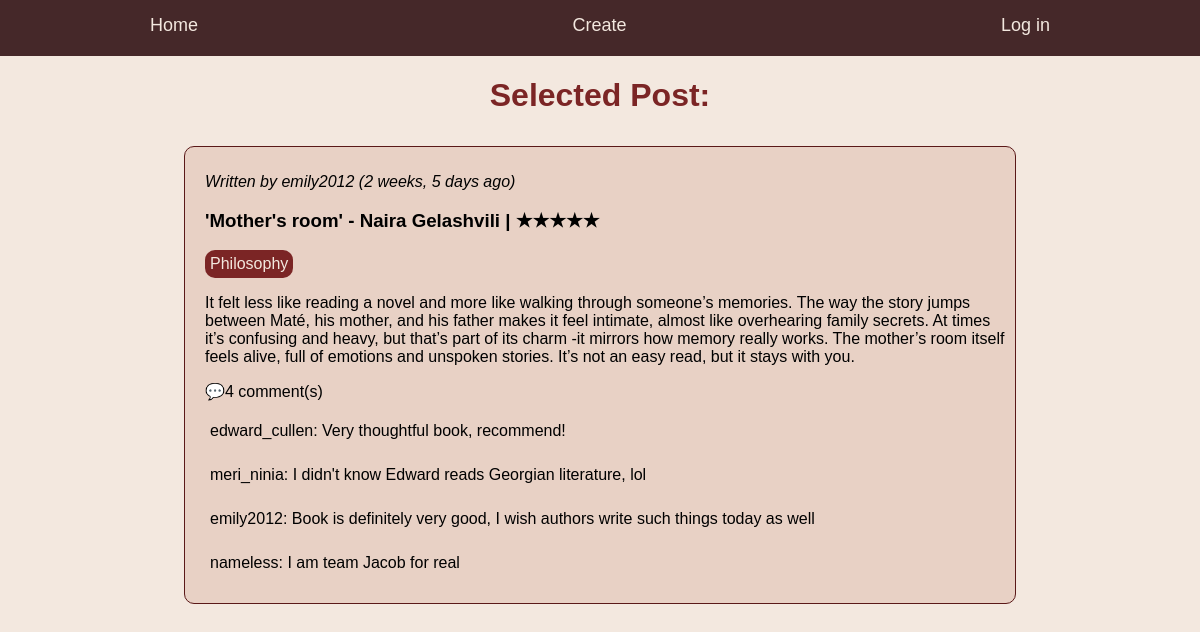
The app's page /review/5/ with its own data.
### books/models.py (models this page shows, shortened)
class Review(models.Model):
    user = models.ForeignKey(User, on_delete = models.CASCADE)
    book = models.ForeignKey(Book, on_delete = models.CASCADE)
    rating = models.IntegerField(
        default = 5,
        validators=[MinValueValidator(1), MaxValueValidator(5)]
    )
    def stars(self):
            return "★" * self.rating + "☆" * (5 - self.rating)
    content = models.TextField()
    created_at = models.DateTimeField(auto_now_add=True)
    class Meta:
        constraints =[
            models.UniqueConstraint(fields=['user', 'book'], name='unique_review_per_user_per_book')
        ]

class Book(models.Model):
    author = models.ForeignKey(Author, on_delete = models.CASCADE)
    title = models.CharField(max_length=200)
    genre = models.ManyToManyField(Genre)

class Author(models.Model):
    name = models.CharField(max_length=30)
    surname = models.CharField(max_length=30)
    def __str__(self):
        return f"{self.name} {self.surname}"

class Genre(models.Model):
    genre_name = models.CharField(max_length=30, unique = True)

class Comment(models.Model):
    user = models.ForeignKey(User, on_delete = models.CASCADE)
    review_post = models.ForeignKey(Review, related_name = "comments", on_delete = models.CASCADE)
    comment = models.TextField()

### users/models.py (models this page shows)
class User(AbstractUser):
    pass

### books/views.py (the view)
# urls.py: path('review/<int:review_id>/', views.details_page, name ="details"),
def details_page(request,review_id):
    try:
        review = models.Review.objects.get(id=review_id)
    except models.Review.DoesNotExist:
        return redirect("home")
    comments = models.Comment.objects.filter(review_post= review_id)
    context = {
        "review": review,
        "comments": comments,
    }
    return render(request, "details.html", context)

### templates/details.html (shortened to what this page needs)
{% load static %}
<!DOCTYPE html>
<html lang="en">
<head>
    <link rel="stylesheet" href="{% static 'css/style.css' %}">
</head>
<body>
    <div class = "main-container sticky-header">
            <div class = "menu-items">
                <a class="menu-item" href="{% url 'home' %}">Home</a>
                <a class="menu-item" href="{% url 'create' %}">Create</a>
                    {%if request.user.is_authenticated%}
                    <form method = "POST" action="{%url 'logout'%}">
                        {%csrf_token%}
                        <button class = "logout menu-item">Log out</button>
                    </form>
                    {%else%}
                        <a href="{%url 'login'%}" class= "menu-item">Log in</a>
                    {%endif%}
            </div>
    </div>
    <div class = "greeting">
        <h1>Selected Post:</h1>
    </div>
    <div class = "posts-container ">
            <div class = "post-style">
                <p><i>Written by {{review.user.username}} ({{review.created_at|timesince}} ago)</i></p>
                <h3>'{{review.book.title}}' - {{review.book.author}} | {{review.stars}}</h3>
                    <div class = "genres">
                            <div class ="genre">
                                {% for genre in review.book.genre.all %}
                                {{ genre.genre_name }}{% if not forloop.last %}, {% endif %}
                            {% endfor %}
                            </div>
                    </div>
                <p>{{review.content}}</p>
                <span class="comments-count">💬{{review.comments.all|length}} comment(s)</span>
                <div class="comment-section">
                        {%for comment in review.comments.all%}
                        <div class="comment-details">
                            <p class="comment-items">
                            {{comment.user.username}}:
                            {{comment.comment}}
                            </p>
                        </div>
                    {%endfor%}
                </div>
            </div>
    </div>
</body>
</html>

### static/css/style.css (style rules this page uses)
body { font-family:'Gill Sans', 'Gill Sans MT', Calibri, 'Trebuchet MS', sans-serif; background-color: rgb(243, 232, 223); margin: 0; padding:0; }
a { color:black; text-decoration: none; }
.main-container { position: sticky; top:0; z-index: 1000; margin:auto; background-color: rgb(69, 40, 41); }
.menu-items { padding: 15px 150px 20px 150px; display: flex; align-items: center; justify-content: space-between; }
.menu-item { font-size:18px; color: rgb(243, 232, 223); }
.greeting { color:rgb(123, 37, 37); justify-content:center; display:flex; }
.posts-container { width:auto; height:fit-content; display:grid; justify-content: center; }
.post-style { background-color:rgb(232, 209, 197); width:800px; height:fit-content; justify-content:left; padding: 10px 10px 10px 20px ; border-radius: 10px; border: 1px solid rgb(90, 24, 24); margin: 10px 0 10px 0; }
.genre { border: 10px; width:fit-content; height:auto; background-color:rgb(123, 37, 37) ; border-radius: 10px; color:rgb(243, 232, 223); padding:5px; }
.comment-items { border-radius: 2px; border-radius:5px; padding:5px; }

### records on screen
Review: user.username "emily2012", created_at "2 weeks, 5 days", book "Mother's room", book.author "Naira Gelashvili", stars "★★★★★", content "It felt less like reading a novel and more like walking through someone’s memories. The way the story jumps between Maté, his mother, and his father makes it feel intimate, almost like overhearing family secrets. At times it’s confusing and heavy, but that’s part of its charm -it mirrors how memory really works. The mother’s room itself feels alive, full of emotions and unspoken stories. It’s not an easy read, but it stays with you.", comments.all|length "4"
Genre: genre_name "Philosophy"
Comment: user.username "edward_cullen", comment "Very thoughtful book, recommend!"
Comment: user.username "meri_ninia", comment "I didn't know Edward reads Georgian literature, lol"
Comment: user.username "emily2012", comment "Book is definitely very good, I wish authors write such things today as well"
Comment: user.username "nameless", comment "I am team Jacob for real"
